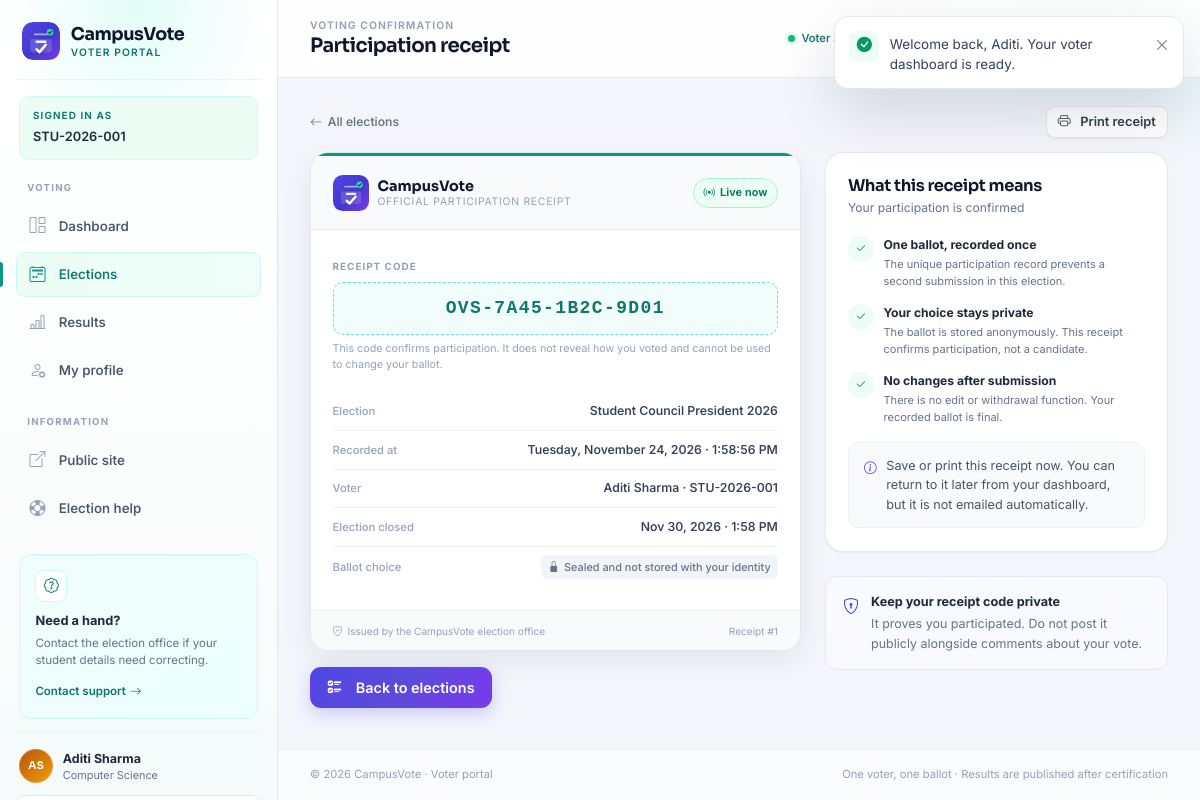
/voter/receipt.php?id=1 (signed in), run on the app's committed database.
### tables this page shows
CREATE TABLE `voters` (
    `id`            INT UNSIGNED NOT NULL AUTO_INCREMENT,
    `full_name`     VARCHAR(100) NOT NULL,
    `username`      VARCHAR(50)  NOT NULL,
    `email`         VARCHAR(150) NOT NULL,
    `student_id`    VARCHAR(30)  NOT NULL,
    `department`    VARCHAR(100) NOT NULL,
    `password_hash` VARCHAR(255) NOT NULL,
    `is_active`     TINYINT(1)   NOT NULL DEFAULT 1,
    `last_login_at` DATETIME     NULL,
    `created_at`    DATETIME     NOT NULL DEFAULT CURRENT_TIMESTAMP,
    `updated_at`    DATETIME     NOT NULL DEFAULT CURRENT_TIMESTAMP
                                 ON UPDATE CURRENT_TIMESTAMP,
    PRIMARY KEY (`id`),
    UNIQUE KEY `uq_voters_username` (`username`),
    UNIQUE KEY `uq_voters_email` (`email`),
    UNIQUE KEY `uq_voters_student_id` (`student_id`),
    KEY `idx_voters_is_active` (`is_active`),
    KEY `idx_voters_created_at` (`created_at`)
);

CREATE TABLE `vote_participation` (
    `id`           BIGINT UNSIGNED NOT NULL AUTO_INCREMENT,
    `voter_id`     INT UNSIGNED NOT NULL,
    `election_id`  INT UNSIGNED NOT NULL,
    `receipt_code` VARCHAR(24) NOT NULL,
    `cast_at`      DATETIME NOT NULL DEFAULT CURRENT_TIMESTAMP,
    PRIMARY KEY (`id`),
    UNIQUE KEY `uq_participation_voter_election` (`voter_id`, `election_id`),
    UNIQUE KEY `uq_participation_receipt` (`receipt_code`),
    KEY `idx_participation_election` (`election_id`),
    KEY `idx_participation_cast_at` (`cast_at`),
    CONSTRAINT `fk_participation_voter`
        FOREIGN KEY (`voter_id`) REFERENCES `voters` (`id`)
        ON DELETE RESTRICT ON UPDATE CASCADE,
    CONSTRAINT `fk_participation_election`
        FOREIGN KEY (`election_id`) REFERENCES `elections` (`id`)
        ON DELETE RESTRICT ON UPDATE CASCADE
);

CREATE TABLE `elections` (
    `id`                INT UNSIGNED NOT NULL AUTO_INCREMENT,
    `title`             VARCHAR(150) NOT NULL,
    `description`       TEXT         NULL,
    `start_at`          DATETIME     NOT NULL,
    `end_at`            DATETIME     NOT NULL,
    `status`            ENUM('draft','active','closed') NOT NULL DEFAULT 'draft',
    `results_published` TINYINT(1)   NOT NULL DEFAULT 0,
    `created_by`        INT UNSIGNED NULL,
    `created_at`        DATETIME     NOT NULL DEFAULT CURRENT_TIMESTAMP,
    `updated_at`        DATETIME     NOT NULL DEFAULT CURRENT_TIMESTAMP
                                     ON UPDATE CURRENT_TIMESTAMP,
    PRIMARY KEY (`id`),
    KEY `idx_elections_status_window` (`status`, `start_at`, `end_at`),
    KEY `idx_elections_results` (`results_published`),
    KEY `fk_elections_admin` (`created_by`),
    CONSTRAINT `fk_elections_admin`
        FOREIGN KEY (`created_by`) REFERENCES `admins` (`id`)
        ON DELETE SET NULL ON UPDATE CASCADE,
    CONSTRAINT `chk_elections_window` CHECK (`end_at` > `start_at`)
);

### voter/receipt.php (the view, shortened to what the rows shown need)
<?php
$voter = Auth::requireVoter();
$voterId = (int) $voter['id'];
$participationId = positive_int($_GET['id'] ?? 0);
$participation = VoteService::findParticipation($participationId, $voterId);
$pdo = Database::connection();
$electionStmt = $pdo->prepare('SELECT * FROM elections WHERE id = ? LIMIT 1');
$electionStmt->execute([(int) $participation['election_id']]);
$election = $electionStmt->fetch();
require_once dirname(__DIR__) . '/includes/voter_header.php';
?>
<div class="receipt-page">
    <div class="row g-4 align-items-start">
        <div class="col-lg-7">
            <article class="receipt-card">
                <div class="receipt-card__body">
                    <span class="receipt-card__label">Receipt code</span>
                    <div class="receipt-code" data-receipt-code><?= e($participation['receipt_code']) ?></div>
                    <p class="receipt-card__hint">This code confirms participation. It does not reveal how you voted and cannot be used to change your ballot.</p>
                    <dl class="receipt-details">
                        <div>
                            <dt>Election</dt>
                            <dd><?= e($participation['election_title']) ?></dd>
                        </div>
                        <div>
                            <dt>Recorded at</dt>
                            <dd><?= e(format_datetime($participation['cast_at'], 'l, F j, Y · g:i:s A')) ?></dd>
                        </div>
                        <div>
                            <dt>Voter</dt>
                            <dd><?= e($voter['full_name']) ?> · <?= e($voter['student_id']) ?></dd>
                        </div>
                        <div>
                            <dt>Election closed</dt>
                            <dd><?= e(format_datetime($election['end_at'])) ?></dd>
                        </div>
                        <div>
                        </div>
                    </dl>
                </div>
                <div class="receipt-card__footer">
                    <span><i class="bi bi-shield-check" aria-hidden="true"></i>Issued by the <?= e(APP_NAME) ?> election office</span>
                    <span>Receipt #<?= (int) $participation['id'] ?></span>
                </div>
            </article>
        </div>
        <div class="col-lg-5">
            <section class="panel receipt-explainer">
                <div class="panel__header">
                    <div>
                        <h2 class="panel__title">What this receipt means</h2>
                    </div>
                </div>
            </section>
        </div>
    </div>
</div>
<?php require_once dirname(__DIR__) . '/includes/voter_footer.php'; ?>

### includes/voter_sidebar.php (shortened to what the rows shown need)
<?php
$voter = $voter ?? Auth::requireVoter();
?>
<aside class="app-sidebar app-sidebar--voter" id="appSidebar" aria-label="Voter navigation">
    <div class="sidebar-context sidebar-context--voter">
        <span class="sidebar-context__label">Signed in as</span>
        <span class="sidebar-context__value"><?= e($voter['student_id'] ?? '') ?></span>
    </div>
    <div class="sidebar-footer">
        <div class="sidebar-profile">
            <?= avatar_markup((string) $voter['full_name'], null, 'avatar--sm') ?>
            <div class="sidebar-profile__meta">
                <strong><?= e($voter['full_name']) ?></strong>
                <span><?= e($voter['department'] ?? '') ?></span>
            </div>
        </div>
    </div>
</aside>

### includes/functions.php (shortened to what the rows shown need)
<?php
function e(mixed $value): string
{
    return htmlspecialchars((string) $value, ENT_QUOTES | ENT_SUBSTITUTE, 'UTF-8');
}
function positive_int(mixed $value): int
{
    if (is_string($value) && ctype_digit($value)) {
        return (int) $value;
    }
    return 0;
}
function format_datetime(?string $datetime, string $format = 'M j, Y · g:i A'): string
{
    try {
        return (new DateTimeImmutable($datetime, new DateTimeZone(APP_TIMEZONE)))->format($format);
    } catch (Exception) {
        return '—';
    }
}
function initials(string $name): string
{
    $parts = preg_split('/\s+/u', trim($name)) ?: [];
    $parts = array_values(array_filter($parts, static fn ($part) => $part !== ''));
    $first = mb_strtoupper(mb_substr($parts[0], 0, 1));
    $last = count($parts) > 1 ? mb_strtoupper(mb_substr($parts[count($parts) - 1], 0, 1)) : '';
    return $first . $last;
}
function avatar_background(string $seed): string
{
    $palettes = [
        'linear-gradient(135deg, #4f46e5, #7c3aed)',
        'linear-gradient(135deg, #0f766e, #14b8a6)',
        'linear-gradient(135deg, #b45309, #f59e0b)',
        'linear-gradient(135deg, #be123c, #fb7185)',
        'linear-gradient(135deg, #1d4ed8, #38bdf8)',
        'linear-gradient(135deg, #6d28d9, #c084fc)',
        'linear-gradient(135deg, #047857, #84cc16)',
        'linear-gradient(135deg, #9a3412, #fb923c)',
    ];
    $index = abs(crc32(mb_strtolower($seed))) % count($palettes);
    return $palettes[$index];
}
function avatar_markup(string $name, ?string $photoUrl = null, string $extraClass = ''): string
{
    $safePhoto = safe_photo_url($photoUrl);
    $class = trim('avatar ' . $extraClass);
    $style = e(avatar_background($name));
    $html = '<span class="' . e($class) . '" style="background:' . $style . '" aria-hidden="true">';
    $html .= '<span class="avatar__initials">' . e(initials($name)) . '</span>';
    $html .= '</span>';
    return $html;
}
function safe_photo_url(?string $url): ?string
{
    $url = trim((string) $url);
    if ($url === '') {
        return null;
    }
    $scheme = strtolower((string) parse_url($url, PHP_URL_SCHEME));
    return in_array($scheme, ['http', 'https'], true) ? $url : null;
}

### data on the page
voters: student "STU-2026-001", full_name "AS", full_name "Aditi Sharma", department "Computer Science"
vote_participation: receipt_code "OVS-7A45-1B2C-9D01", election.title "Student Council President 2026", cast_at "Tuesday, November 24, 2026 · 1:58:56 PM", id "1"
elections: end_at "Nov 30, 2026 · 1:58 PM"

### other printed values
$flash['message'] "Welcome back, Aditi. Your voter dashboard is ready."
APP_NAME "CampusVote"
$item['label'] "Dashboard"
$item['label'] "Elections"
$item['label'] "Results"
$item['label'] "My profile"
$pageEyebrow "VOTING CONFIRMATION"
$pageTitle "Participation receipt"
$meta['label'] "Live now"
